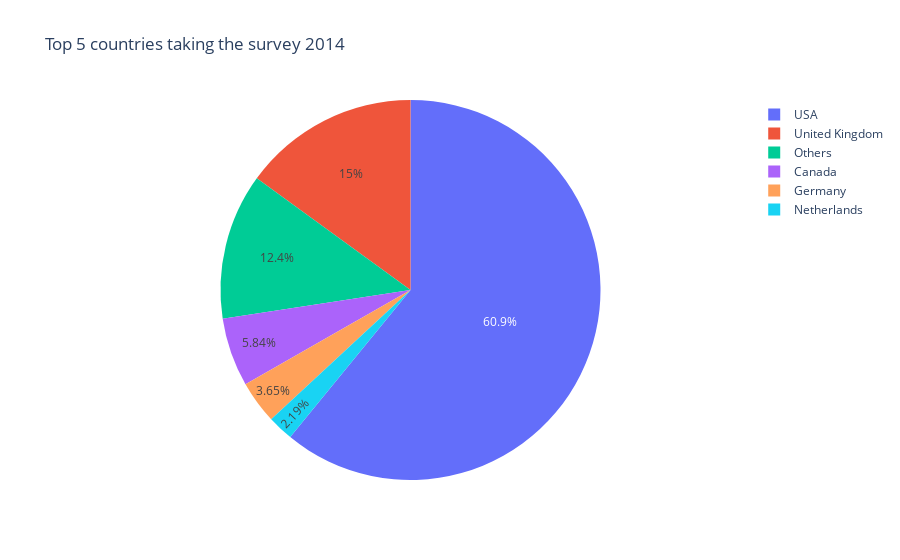
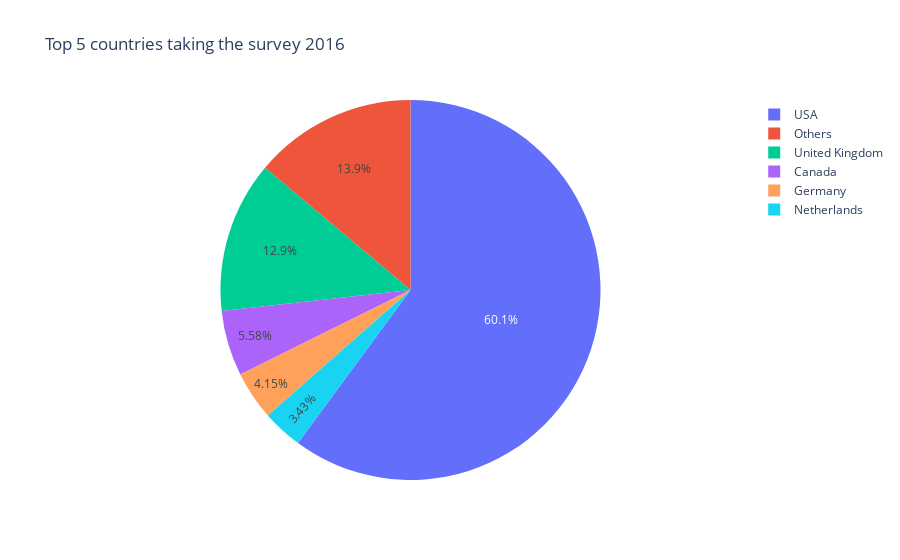
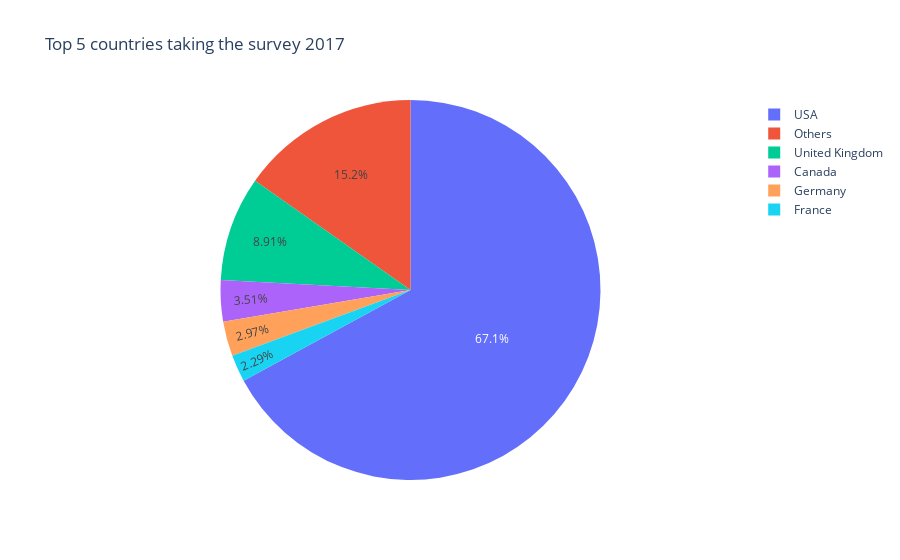
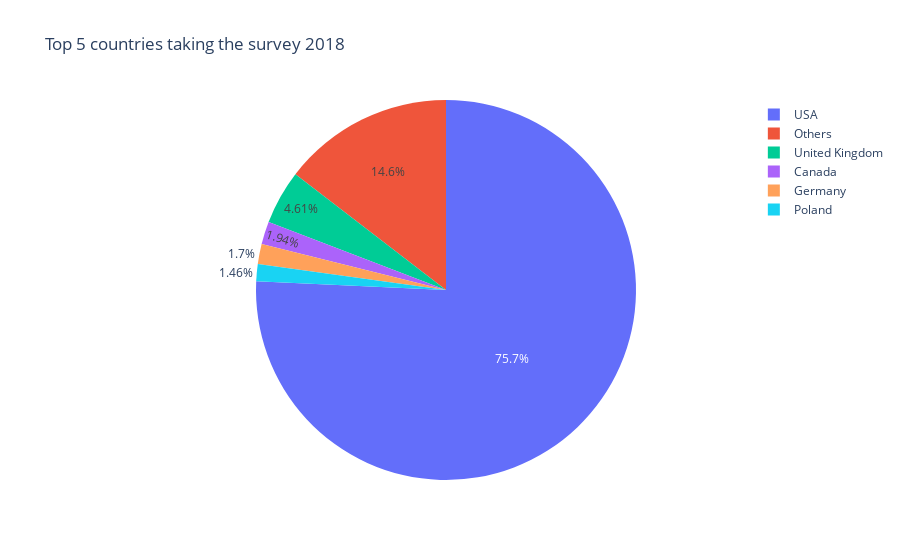

Notebook source saved alongside these figures, in order:
### Code cell
for column in country_df.columns:
    count_df = country_df[column] \
                .sort_values(ascending=False)
    count_df_others_sum = count_df[6:].sum()
    temp_df = count_df.head(5)
    temp_df.loc["Others"] = count_df_others_sum

    
    
    fig = px.pie(temp_df,
            values=column, 
            names=temp_df.index,
            title="Top 5 countries taking the survey "+str(column),
            labels={
                "index":"Country"
            })
    fig.show()

### Figure 1 — Plotly figure (JSON) as saved in the notebook; plotly's stock layout.template omitted (floating-point values rounded to 4 significant figures)
{"data": [{"domain": {"x": [0, 1], "y": [0, 1]}, "hovertemplate": "Country=%{label}<br>2014=%{value}<extra></extra>", "labels": ["USA", "United Kingdom", "Canada", "Germany", "Netherlands", "Others"], "legendgroup": "", "name": "", "showlegend": true, "type": "pie", "values": [751, 185, 72, 45, 27, 153]}], "layout": {"legend": {"tracegroupgap": 0}, "title": {"text": "Top 5 countries taking the survey 2014"}}}

### Figure 2 — Plotly figure (JSON) as saved in the notebook; plotly's stock layout.template omitted (floating-point values rounded to 4 significant figures)
{"data": [{"domain": {"x": [0, 1], "y": [0, 1]}, "hovertemplate": "Country=%{label}<br>2016=%{value}<extra></extra>", "labels": ["USA", "United Kingdom", "Canada", "Germany", "Netherlands", "Others"], "legendgroup": "", "name": "", "showlegend": true, "type": "pie", "values": [840, 180, 78, 58, 48, 194]}], "layout": {"legend": {"tracegroupgap": 0}, "title": {"text": "Top 5 countries taking the survey 2016"}}}

### Figure 3 — Plotly figure (JSON) as saved in the notebook; plotly's stock layout.template omitted (floating-point values rounded to 4 significant figures)
{"data": [{"domain": {"x": [0, 1], "y": [0, 1]}, "hovertemplate": "Country=%{label}<br>2017=%{value}<extra></extra>", "labels": ["USA", "United Kingdom", "Canada", "Germany", "France", "Others"], "legendgroup": "", "name": "", "showlegend": true, "type": "pie", "values": [497, 66, 26, 22, 17, 113]}], "layout": {"legend": {"tracegroupgap": 0}, "title": {"text": "Top 5 countries taking the survey 2017"}}}

### Figure 4 — Plotly figure (JSON) as saved in the notebook; plotly's stock layout.template omitted (floating-point values rounded to 4 significant figures)
{"data": [{"domain": {"x": [0, 1], "y": [0, 1]}, "hovertemplate": "Country=%{label}<br>2018=%{value}<extra></extra>", "labels": ["USA", "United Kingdom", "Canada", "Germany", "Poland", "Others"], "legendgroup": "", "name": "", "showlegend": true, "type": "pie", "values": [312, 19, 8, 7, 6, 60]}], "layout": {"legend": {"tracegroupgap": 0}, "title": {"text": "Top 5 countries taking the survey 2018"}}}
